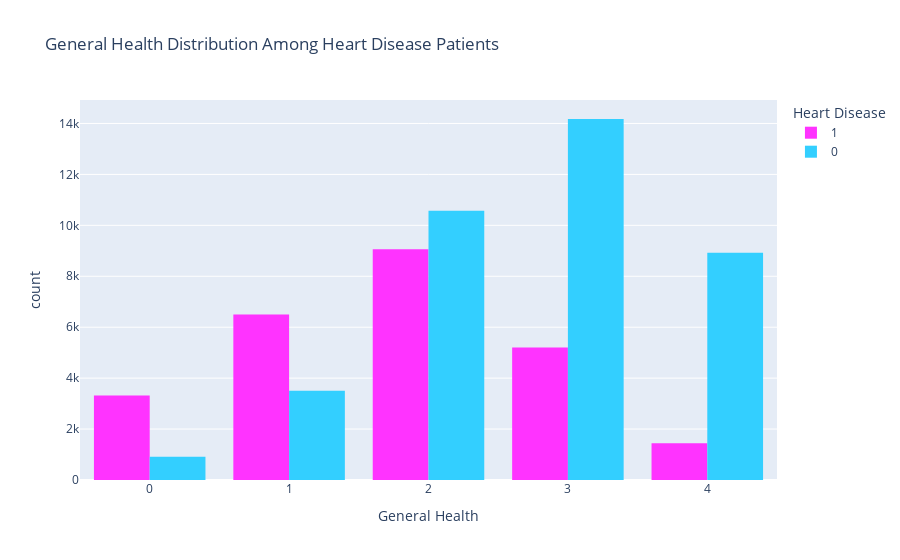

Write notebook code for a chart like this one.
### Code cell
fig = px.histogram(full_data, x="GenHealth", color="HeartDisease", barmode="group",
                    title="General Health Distribution Among Heart Disease Patients",
                    color_discrete_sequence=["#FF33FF", "#33CFFF"],
                    labels={"GenHealth": "General Health", "HeartDisease": "Heart Disease"})
fig.show()

### Figure 1 — Plotly figure (JSON) as saved in the notebook; plotly's stock layout.template omitted (floating-point values rounded to 4 significant figures; data arrays with more than 128 entries replaced by an {"elided": "..."} marker saying what was removed)
{"data": [{"alignmentgroup": "True", "bingroup": "x", "hovertemplate": "Heart Disease=1<br>General Health=%{x}<br>count=%{y}<extra></extra>", "legendgroup": "1", "marker": {"color": "#FF33FF", "pattern": {"shape": ""}}, "name": "1", "offsetgroup": "1", "orientation": "v", "showlegend": true, "type": "histogram", "x": {"elided": "25527 int values"}, "xaxis": "x", "yaxis": "y"}, {"alignmentgroup": "True", "bingroup": "x", "hovertemplate": "Heart Disease=0<br>General Health=%{x}<br>count=%{y}<extra></extra>", "legendgroup": "0", "marker": {"color": "#33CFFF", "pattern": {"shape": ""}}, "name": "0", "offsetgroup": "0", "orientation": "v", "showlegend": true, "type": "histogram", "x": {"elided": "38089 int values"}, "xaxis": "x", "yaxis": "y"}], "layout": {"barmode": "group", "legend": {"title": {"text": "Heart Disease"}, "tracegroupgap": 0}, "title": {"text": "General Health Distribution Among Heart Disease Patients"}, "xaxis": {"anchor": "y", "domain": [0, 1], "title": {"text": "General Health"}}, "yaxis": {"anchor": "x", "domain": [0, 1], "title": {"text": "count"}}}}
